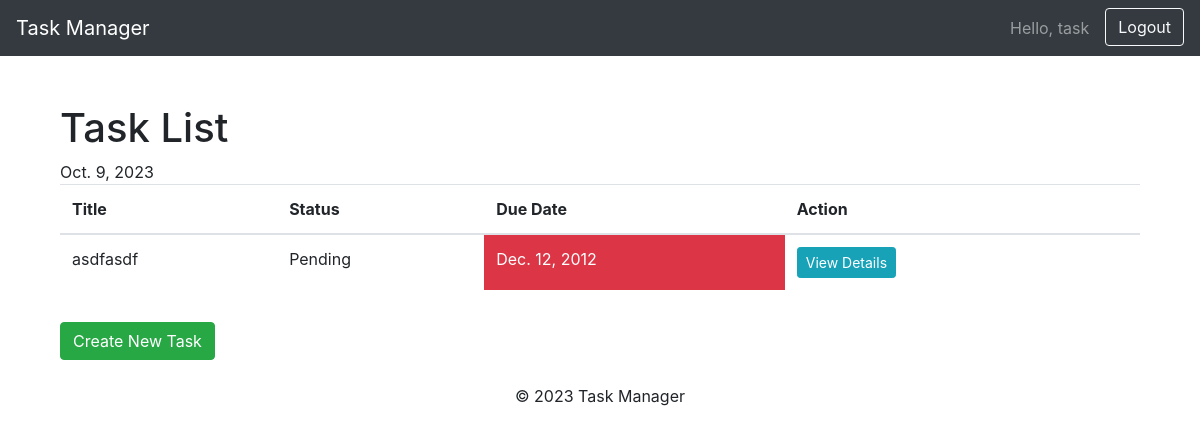
Page / (signed in) on the earlier database version.
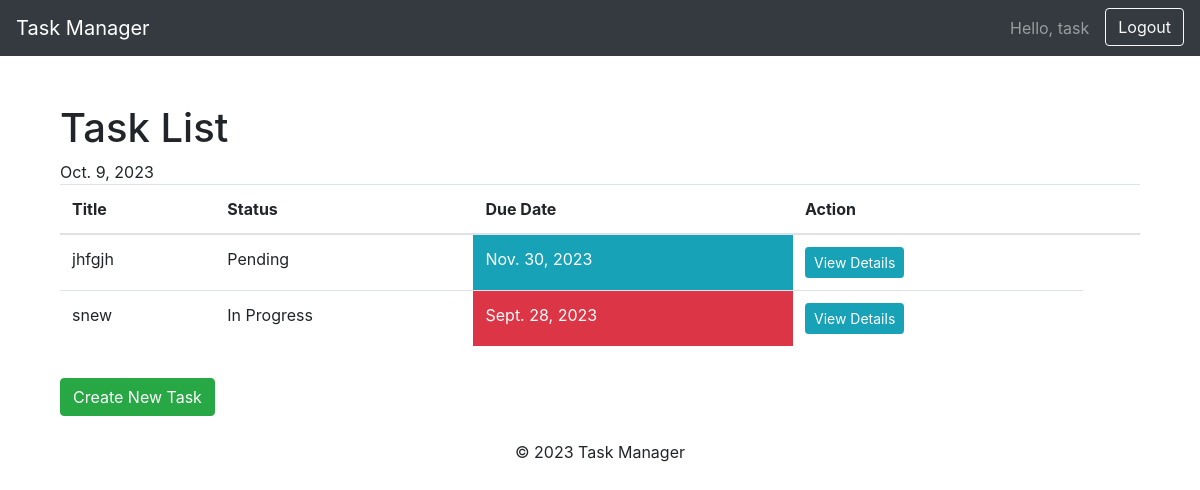
Same page on the later database version.
### task/models.py (models this page shows, shortened)
class Task(models.Model):
    STATUS_CHOICES = (
        ('Pending', 'Pending'),
        ('Completed', 'Completed'),
        ('In Progress', 'In Progress'),
    )
    title = models.CharField(max_length=200)
    description = models.TextField()
    due_date = models.DateField()
    status = models.CharField(max_length=20, choices=STATUS_CHOICES)
    user = models.ForeignKey(User, on_delete=models.CASCADE)

### task/views.py (the view)
# urls.py: path('', views.task_list, name='task-list'),
@login_required(login_url='login')
def task_list(request):
    today = datetime.today().date()
    print(today)
    tasks = Task.objects.filter(user=request.user)
    context={'tasks': tasks, 'today': today}
    return render(request, 'task_list.html', context)

### templates/task_list.html (shortened to what this page needs)
{% extends 'base.html' %}
{% block content %}
<div class="container mt-5">
    <h1>Task List</h1>
    <table class="table">
        <thead>
            <tr>
                <th scope="col">Title</th>
                <th scope="col">Status</th>
                <th scope="col">Due Date</th>
                <th scope="col">Action</th>
                <th scope="col"></th>
            </tr>
        </thead>
        <tbody>
            {% for task in tasks %}
                <tr>
                    <td>{{ task.title }}</td>
                    <td>{{ task.status }}</td>
                    <td class="{% if task.due_date < today %}btn-danger{% elif task.due_date == today %}btn-warning{% else %}btn-info{% endif %}">
                        {{ task.due_date }}
                    </td>
                    <td>
                        <a href="{% url 'task-detail' task.id %}" class="btn btn-sm btn-info">View Details</a>
                    </td>
                </tr>
            {% endfor %}
        </tbody>
    </table>
    <a href="{% url 'task-create' %}" class="btn btn-success mt-3">Create New Task</a>
</div>
{% endblock %}

### templates/base.html (shortened to what this page needs)
<!DOCTYPE html>
<html lang="en">
<head>
    <link rel="stylesheet" href="https://stackpath.bootstrapcdn.com/bootstrap/4.5.2/css/bootstrap.min.css">
</head>
<body>
<nav class="navbar navbar-expand-lg navbar-dark bg-dark">
    <a class="navbar-brand" href="{% url 'task-list' %}">Task Manager</a>
    <div class="collapse navbar-collapse" id="navbarNav">
        <ul class="navbar-nav ml-auto">
            {% if user.is_authenticated %}
                <li class="nav-item">
                    <span class="navbar-text mr-3">Hello, {{ user.username }}</span>
                </li>
                <li class="nav-item">
                    <a href="{% url 'logout' %}" class="btn btn-outline-light">Logout</a>
                </li>
            {% endif %}
        </ul>
    </div>
</nav>
<div class="container mt-4">
    {% block content %}{% endblock %}
</div>
<footer class="text-center mt-4">
    <p>&copy; 2023 Task Manager</p>
</footer>
</body>
</html>

Differences in the rows shown:
removed Task: title "asdfasdf", status "Pending", due_date "Dec. 12, 2012"
added Task: title "jhfgjh", status "Pending", due_date "Nov. 30, 2023"
added Task: title "snew", status "In Progress", due_date "Sept. 28, 2023"
